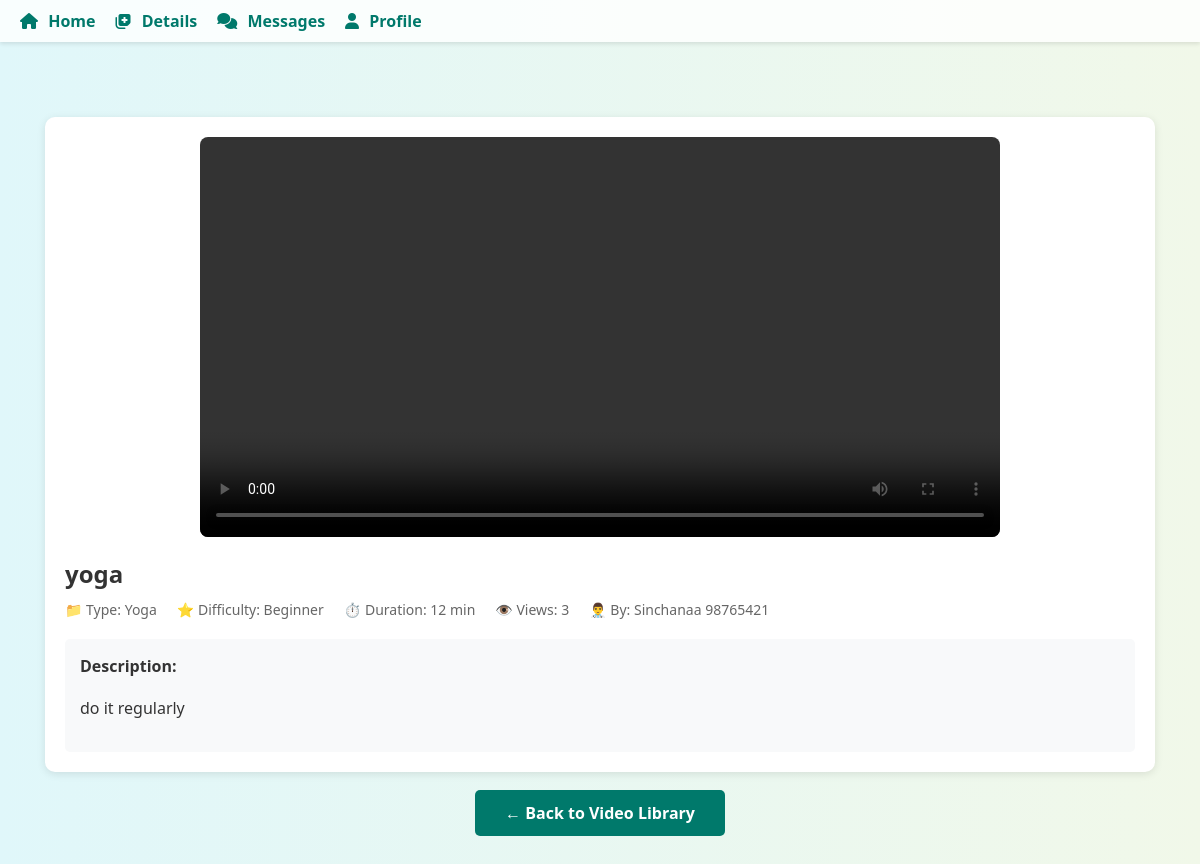
The page /videos/watch/1/ (signed in) on the database its author committed.
### core/models.py (models this page shows, shortened)
class ExerciseVideo(models.Model):
    EXERCISE_TYPE_CHOICES = [
        ('adaptive_sports', 'Adaptive Sports'),
        ('creative_arts', 'Creative Arts'),
        ('music_therapy', 'Music Therapy'),
        ('speech_therapy', 'Speech Therapy'),
        ('exercise', 'Exercise'),
        ('yoga', 'Yoga'),
        ('sensory_play', 'Sensory Play'),
        ('social_skills', 'Social Skills Training'),
        ('language_learning', 'Language Learning'),
        ('gardening', 'Gardening'),
        ('physiotherapy', 'Physiotherapy'),
        ('occupational_therapy', 'Occupational Therapy'),
    ]
    therapist = models.ForeignKey(
        settings.AUTH_USER_MODEL,
        on_delete=models.CASCADE,
        limit_choices_to={'role': 'therapist'},
        related_name='uploaded_videos'
    )
    title = models.CharField(max_length=200)
    description = models.TextField(blank=True, null=True)
    exercise_type = models.CharField(max_length=30, choices=EXERCISE_TYPE_CHOICES, default='exercise')
    video_file = models.FileField(upload_to='exercise_videos/', help_text="Upload video file (MP4, AVI, MOV, etc.)")
    thumbnail = models.ImageField(upload_to='video_thumbnails/', blank=True, null=True, help_text="Optional thumbnail image")
    duration_minutes = models.PositiveIntegerField(blank=True, null=True, help_text="Estimated duration in minutes")
    difficulty_level = models.CharField(
        max_length=20,
        choices=[
            ('beginner', 'Beginner'),
            ('intermediate', 'Intermediate'),
            ('advanced', 'Advanced'),
        ],
        default='beginner'
    )
    is_active = models.BooleanField(default=True, help_text="Uncheck to hide from patients")
    created_at = models.DateTimeField(auto_now_add=True)
    updated_at = models.DateTimeField(auto_now=True)
    views_count = models.PositiveIntegerField(default=0)
    class Meta:
        ordering = ['-created_at']
        verbose_name = 'Exercise Video'
        verbose_name_plural = 'Exercise Videos'
    def increment_views(self):
        self.views_count += 1
        self.save(update_fields=['views_count'])

class User(AbstractUser):
    ROLE_CHOICES = (
        ('patient', 'Patient'),
        ('doctor', 'Doctor'),
        ('therapist', 'Therapist'),
    )
    role = models.CharField(max_length=10, choices=ROLE_CHOICES)
    unique_id = models.CharField(max_length=20, blank=True, null=True, unique=True)
    phone = models.CharField(max_length=15, blank=True)
    profile_photo = models.ImageField(upload_to='profile_photos/', blank=True, null=True)
    date_of_birth = models.DateField(blank=True, null=True)
    location = models.CharField(max_length=100, blank=True)

### core/views.py (the view)
# urls.py: path('videos/watch/<int:video_id>/', views.watch_video, name='watch_video'),
@login_required
def watch_video(request, video_id):
    if request.user.role != 'patient':
        messages.error(request, "Access denied.")
        return redirect('login')
    video = get_object_or_404(ExerciseVideo, id=video_id, is_active=True)
    video.increment_views()
    related_videos = ExerciseVideo.objects.filter(
        is_active=True,
        exercise_type=video.exercise_type
    ).exclude(id=video_id).order_by('-created_at')[:5]
    return render(request, 'core/watch_video.html', {
        'video': video,
        'related_videos': related_videos,
    })

### core/templates/core/watch_video.html (shortened to what this page needs)
{% extends 'core/base.html' %}
{% block content %}
<div class="container">
    <div class="video-player-section">
        <video class="video-player" controls>
            <source src="{{ video.video_file.url }}" type="video/mp4">
        </video>
        <div class="video-info-section">
            <h1 class="video-title">{{ video.title }}</h1>
            <div class="video-meta">
                <span class="meta-item">📁 Type: {{ video.get_exercise_type_display }}</span>
                <span class="meta-item">⭐ Difficulty: {{ video.get_difficulty_level_display }}</span>
                {% if video.duration_minutes %}
                    <span class="meta-item">⏱️ Duration: {{ video.duration_minutes }} min</span>
                {% endif %}
                <span class="meta-item">👁️ Views: {{ video.views_count }}</span>
                <span class="meta-item">👨‍⚕️ By: {{ video.therapist.get_full_name }}</span>
            </div>
            {% if video.description %}
                <div class="video-description">
                    <strong>Description:</strong><br>
                    {{ video.description|linebreaks }}
                </div>
            {% endif %}
        </div>
    </div>
    <div style="margin-top: 30px; text-align: center;">
        <a href="{% url 'view_exercise_videos' %}" style="padding: 12px 30px; background: #00796b; color: white; text-decoration: none; border-radius: 5px; font-weight: bold;">
            ← Back to Video Library
        </a>
    </div>
</div>
{% endblock %}

### core/templates/core/watch_video.html (style rules this page uses)
.container { max-width: 1200px; margin: 30px auto; padding: 20px; }
.video-player-section { background: white; border-radius: 10px; box-shadow: 0 2px 8px rgba(0,0,0,0.1); padding: 20px; margin-bottom: 30px; }
.video-player { width: 100%; max-width: 800px; margin: 0 auto; display: block; border-radius: 8px; }
.video-info-section { margin-top: 20px; }
.video-title { font-size: 24px; font-weight: bold; margin-bottom: 10px; color: #333; }
.video-meta { display: flex; gap: 20px; margin-bottom: 15px; flex-wrap: wrap; }
.meta-item { font-size: 14px; color: #666; }
.video-description { margin-top: 20px; padding: 15px; background: #f8f9fa; border-radius: 5px; line-height: 1.6; }

### rows shown on the page
ExerciseVideo: title "yoga", exercise_type "Yoga", difficulty_level "Beginner", duration_minutes "12", views_count "3", therapist.get_full_name "Sinchanaa 98765421", description "do it regularly"
